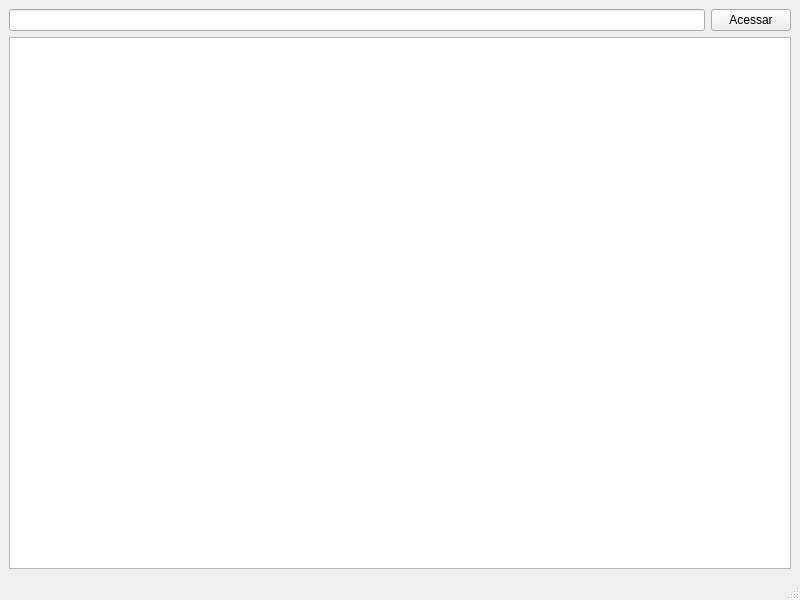
<?xml version="1.0" encoding="UTF-8"?>
<ui version="4.0">
 <class>Navegador</class>
 <widget class="QMainWindow" name="Navegador">
  <property name="geometry">
   <rect>
    <x>0</x>
    <y>0</y>
    <width>800</width>
    <height>600</height>
   </rect>
  </property>
  <property name="windowTitle">
   <string>Navegador</string>
  </property>
  <widget class="QWidget" name="centralwidget">
   <layout class="QGridLayout" name="gridLayout_2">
    <item row="0" column="0">
     <layout class="QHBoxLayout" name="horizontalLayout">
      <item>
       <widget class="QLineEdit" name="lineEdit"/>
      </item>
      <item>
       <widget class="QPushButton" name="pushButton">
        <property name="text">
         <string>Acessar</string>
        </property>
       </widget>
      </item>
     </layout>
    </item>
    <item row="1" column="0">
     <layout class="QGridLayout" name="gridLayout">
      <item row="0" column="0">
       <widget class="QTextBrowser" name="textBrowser"/>
      </item>
     </layout>
    </item>
   </layout>
  </widget>
  <widget class="QMenuBar" name="menubar">
   <property name="geometry">
    <rect>
     <x>0</x>
     <y>0</y>
     <width>800</width>
     <height>21</height>
    </rect>
   </property>
  </widget>
  <widget class="QStatusBar" name="statusbar"/>
 </widget>
 <resources/>
 <connections/>
</ui>
